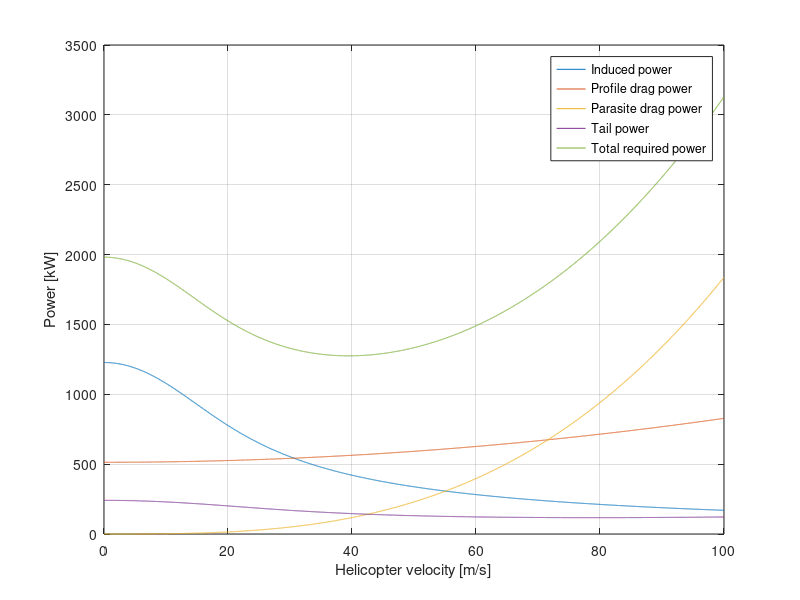

The MATLAB script that drew this image: (Note: this script raises an error after producing the figure.)
clear all;
clc;
close all;

%% Helicopter parameters

mass = 17650 * 0.45359237; %lbs to kg
weight = mass * 9.80665;
blade_radius = 24 * 0.3048; %ft to m
blade_radius_tail = 4.6*0.3048;
omega_r = 221.2848;
omega_r_tail = 677*0.3048;
rho = 1.225;
solidity = 0.092;
solidity_tail = 0.231;

l_tail = 9;


%% Hover
FM = 0.6;
CL_medium = 0.55;
CD_p_medium = 0.02;
CD_p_medium_tail = 0.02;

k = 1.15;
k_tail =1.4;
P_id = weight * sqrt(weight/(2*rho*pi*blade_radius^2));
v_i_hov = sqrt(weight/(2*rho*pi*blade_radius^2));

%ACT
P_hov_ACT = P_id / FM;

%BEM
CT_BEM = solidity*CL_medium/6.6;
T_BEM = CT_BEM*(rho*pi*blade_radius^2*omega_r^2);
P_i_BEM = k*T_BEM*v_i_hov;
P_p_BEM = solidity*CD_p_medium/8*rho*omega_r^3*pi*blade_radius^2;
P_p_BEM_tail = solidity_tail*CD_p_medium_tail/8*rho*omega_r_tail^3*pi*blade_radius_tail^2;
P_hov_BEM = P_i_BEM + P_p_BEM;
FM_BEM = P_i_BEM/P_hov_BEM;


%% Forward flight
V = 0:0.01:100;

mu = V/omega_r;
mu_tail = V/omega_r_tail;

%Main rotor:
%Induced power
V_bar = V./v_i_hov;
v_i_bar = sqrt(-V_bar.^2/2 + sqrt(V_bar.^4/4 + 1));
P_ind_fw_rotor = k*T_BEM*v_i_bar*v_i_hov;

%Profile drag power
H_0 = solidity*CD_p_medium/4*rho*omega_r^2*pi*blade_radius^2*mu;
P_d = H_0.*omega_r.*mu;
P_p = solidity*CD_p_medium/8*rho*omega_r^3*pi*blade_radius^2*(1+mu.^2);
P_profiledrag_fw_rotor = P_d + P_p;
P_profiledrag_fw_rotor_Bennet = solidity*CD_p_medium/8*rho*omega_r^3*pi*blade_radius^2*(1+4.65*mu.^2);

%Parasite drag power
sum_CD_S = 3;   %assuming the apache is not aerodynamically refined (Figure 5.11)
P_par = sum_CD_S*0.5*rho*V.^3;

%Total main rotor power
P_total_rotor = P_ind_fw_rotor + P_profiledrag_fw_rotor_Bennet + P_par;

%Tail rotor power
T_tail = P_hov_BEM/(omega_r/blade_radius)/l_tail;
v_i_tail = sqrt(T_tail/(2*rho*pi*blade_radius_tail^2));
P_i_tail = 1.1*k_tail*T_tail*v_i_tail;

V_bar_tail = V./v_i_tail;
v_i_bar_tail = sqrt(-V_bar_tail.^2/2 + sqrt(V_bar_tail.^4/4 + 1));
P_ind_fw_tail = P_i_tail*v_i_bar_tail;

P_profiledrag_fw_tail = P_p_BEM_tail.*(1+mu_tail.^2);
P_drag_fw_tail = P_p_BEM_tail.*mu_tail.^2.*2;
P_p_fw_tail = P_p_BEM_tail.*(1+4.65*mu_tail.^2);
% P_total_tail = P_ind_fw_tail + P_profiledrag_fw_tail + P_drag_fw_tail;
P_total_tail = P_ind_fw_tail + P_p_fw_tail;


%Total required power
P_total = P_total_rotor + P_total_tail;


% %% plotting total required power
figure()
plot(V, P_ind_fw_rotor/1000); hold on; plot(V, P_profiledrag_fw_rotor/1000);hold on; plot(V, P_par/1000);hold on; plot(V, P_total_tail/1000); hold on; plot(V, P_total/1000)
grid on;
legend('Induced power', 'Profile drag power', 'Parasite drag power', 'Tail power', 'Total required power', 'Location', 'best')
xlabel('Helicopter velocity [m/s]')
ylabel('Power [kW]')



%% Power speed calculations
%Speed for maximum endurance
P_r = P_total;
index_endurance = find(P_r == min(P_r));
V_endurance = V(index_endurance);

%Speed for maximum range
P_r_slope = [];
for i = 2:length(P_r)
    P_r_slope_i = (P_r(i)-P_r(i-1))/(V(i)-V(i-1));
    P_r_slope = [P_r_slope; P_r_slope_i];
end
P_slope0 = P_r./V;

point = InterX([V(2:end); P_slope0(2:end)], [V(2:end); P_r_slope']);
V_range = point(1);
P_r_range = P_r(find(V == round(V_range,2)));

%plotting
figure()
plot(V, P_r/1000); hold on; plot([0, V_range], [0, P_r_range/1000]); hold on; scatter(V_endurance, min(P_r)/1000); hold on; scatter(V_range, P_r_range/1000); hold on;
grid on;
legend('Total required power', 'Tangency line', 'Point of maximum endurance', 'Point of maximum range', 'Location', 'best')
xlabel('Helicopter velocity [m/s]')
ylabel('Power [kW]')

